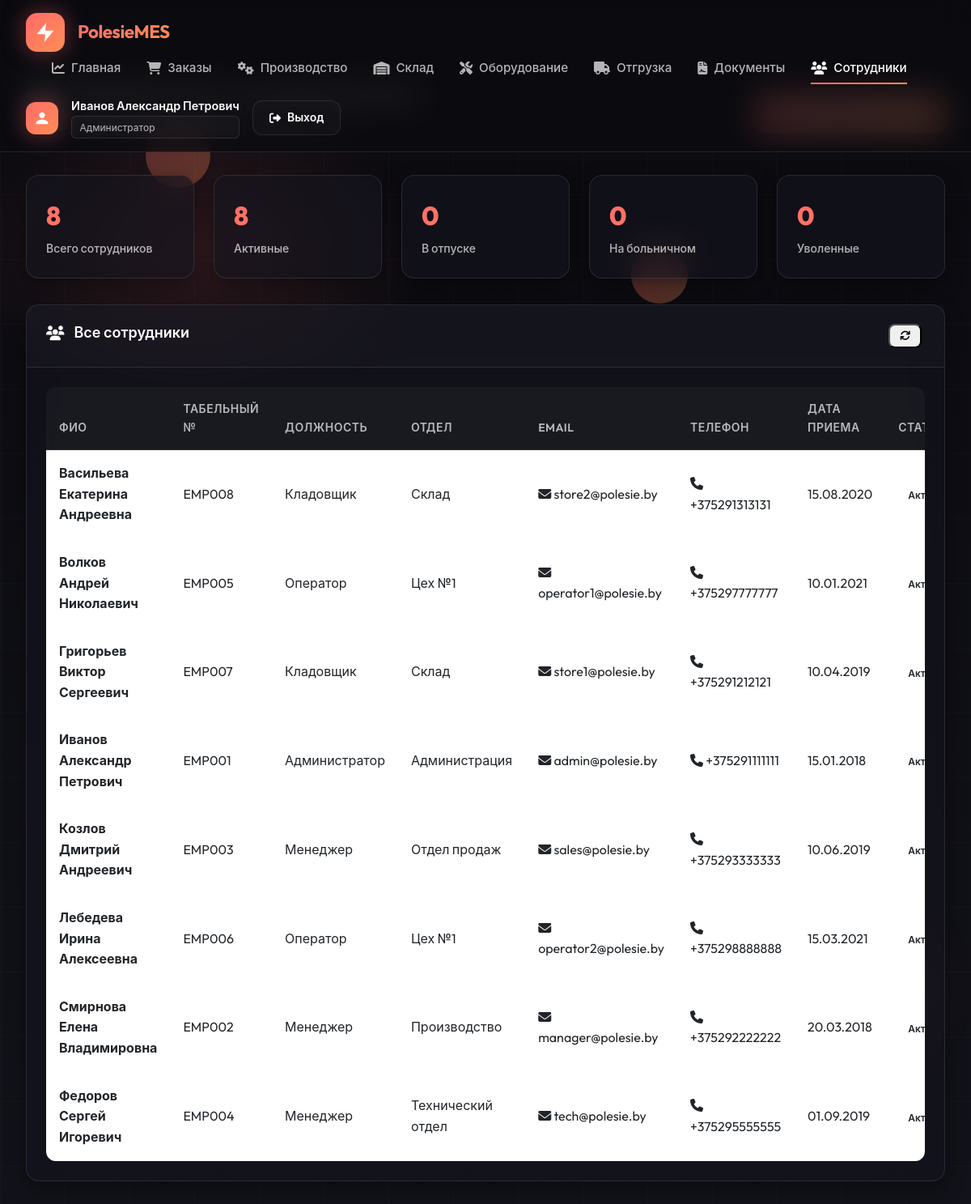
Page /modules/employees/index.php (signed in) on the committed database.
### tables this page shows
CREATE TABLE employees (
    id INT AUTO_INCREMENT PRIMARY KEY,
    employee_code VARCHAR(20) UNIQUE NOT NULL,
    first_name VARCHAR(50) NOT NULL,
    last_name VARCHAR(50) NOT NULL,
    middle_name VARCHAR(50),
    position_id INT,
    email VARCHAR(100),
    phone VARCHAR(20),
    department VARCHAR(100),
    hire_date DATE,
    status ENUM('active', 'vacation', 'sick', 'terminated') DEFAULT 'active',
    created_at TIMESTAMP DEFAULT CURRENT_TIMESTAMP,
    updated_at TIMESTAMP DEFAULT CURRENT_TIMESTAMP ON UPDATE CURRENT_TIMESTAMP,
    FOREIGN KEY (position_id) REFERENCES positions(id)
);

CREATE TABLE positions (
    id INT AUTO_INCREMENT PRIMARY KEY,
    name VARCHAR(100) NOT NULL,
    code VARCHAR(20) UNIQUE,
    description TEXT,
    created_at TIMESTAMP DEFAULT CURRENT_TIMESTAMP
);

### includes/auth_functions.php (called while the page is built, shortened)
<?php
function isLoggedIn() {
    return true;
}
function hasRole($roles) {
    if (is_string($roles)) {
        $roles = [$roles];
    }
    if ($_SESSION['role'] === ROLE_ADMIN) {
        return true;
    }
    return in_array($_SESSION['role'], $roles);
}

### includes/helpers.php (called while the page is built, shortened)
<?php
function getRoleName($role) {
    $roles = [
        'admin' => 'Администратор',
        'manager' => 'Менеджер',
        'technologist' => 'Технолог',
        'operator' => 'Оператор',
        'quality_inspector' => 'Инспектор ОТК',
        'warehouse_keeper' => 'Кладовщик'
    ];
    return $roles[$role] ?? $role;
}
function e($string) {
    return htmlspecialchars($string ?? '', ENT_QUOTES, 'UTF-8');
}

### modules/employees/index.php (the view, shortened to what this page needs)
<?php
require_once __DIR__ . '/../../includes/auth_functions.php';
require_once __DIR__ . '/../../includes/helpers.php';
$db = getDB();
$stmt = $db->query("
    SELECT e.*, p.name as position_name,
           CASE
               WHEN e.status = 'active' THEN 'normal'
               WHEN e.status = 'vacation' THEN 'info'
               WHEN e.status = 'sick' THEN 'warning'
               WHEN e.status = 'terminated' THEN 'critical'
               ELSE 'normal'
           END as status_class
    FROM employees e
    LEFT JOIN positions p ON e.position_id = p.id
    ORDER BY e.last_name ASC, e.first_name ASC
");
$employees = $stmt->fetchAll();
$stmt = $db->query("
    SELECT
        COUNT(*) as total,
        SUM(CASE WHEN status = 'active' THEN 1 ELSE 0 END) as active,
        SUM(CASE WHEN status = 'vacation' THEN 1 ELSE 0 END) as vacation,
        SUM(CASE WHEN status = 'sick' THEN 1 ELSE 0 END) as sick,
        SUM(CASE WHEN status = 'terminated' THEN 1 ELSE 0 END) as `terminated`
    FROM employees
");
$employeeStats = $stmt->fetch();
?>
<!DOCTYPE html>
<html lang="ru">
<head>
    <link href="https://cdn.jsdelivr.net/npm/bootstrap@5.3.0/dist/css/bootstrap.min.css" rel="stylesheet">
    <link href="https://cdnjs.cloudflare.com/ajax/libs/font-awesome/6.4.0/css/all.min.css" rel="stylesheet">
    <link rel="stylesheet" href="<?= APP_URL ?>/assets/css/common-style.css">
</head>
<body>
    <div class="particles-container">
        <div class="particle"></div>
        <div class="particle"></div>
    </div>
    <nav class="navbar" id="navbar">
        <a href="<?= APP_URL ?>" class="nav-brand">
            <div class="brand-logo">
                <svg viewBox="0 0 24 24"><path d="M13 2L3 14h9l-1 8 10-12h-9l1-8z"/></svg>
            </div>
            <span class="brand-name">PolesieMES</span>
        </a>
        <ul class="nav-menu">
            <li>
                <a href="<?= APP_URL ?>/modules/dashboard/index.php" class="nav-link">
                    <i class="fas fa-chart-line"></i>
                    Главная
                </a>
            </li>
            <?php if (hasRole(['admin', 'manager'])): ?>
            <li>
                <a href="<?= APP_URL ?>/modules/orders/index.php" class="nav-link">
                    <i class="fas fa-shopping-cart"></i>
                    Заказы
                </a>
            </li>
            <?php endif; ?>
            <?php if (hasRole(['admin', 'manager', 'technologist', 'operator'])): ?>
            <li>
                <a href="<?= APP_URL ?>/modules/production/index.php" class="nav-link">
                    <i class="fas fa-cogs"></i>
                    Производство
                </a>
            </li>
            <?php endif; ?>
            <?php if (hasRole(['admin', 'manager', 'warehouse_manager'])): ?>
            <li>
                <a href="<?= APP_URL ?>/modules/warehouse/index.php" class="nav-link">
                    <i class="fas fa-warehouse"></i>
                    Склад
                </a>
            </li>
            <?php endif; ?>
            <?php if (hasRole(['admin', 'manager', 'technologist'])): ?>
            <li>
                <a href="<?= APP_URL ?>/modules/equipment/index.php" class="nav-link">
                    <i class="fas fa-tools"></i>
                    Оборудование
                </a>
            </li>
            <?php endif; ?>
            <?php if (hasRole(['admin', 'manager', 'logistician'])): ?>
            <li>
                <a href="<?= APP_URL ?>/modules/shipment/index.php" class="nav-link">
                    <i class="fas fa-truck"></i>
                    Отгрузка
                </a>
            </li>
            <?php endif; ?>
            <?php if (hasRole(['admin', 'manager', 'technologist'])): ?>
            <li>
                <a href="<?= APP_URL ?>/modules/documents/index.php" class="nav-link">
                    <i class="fas fa-file-contract"></i>
                    Документы
                </a>
            </li>
            <?php endif; ?>
            <?php if (hasRole('admin')): ?>
            <li>
                <a href="<?= APP_URL ?>/modules/employees/index.php" class="nav-link active">
                    <i class="fas fa-users"></i>
                    Сотрудники
                </a>
            </li>
            <?php endif; ?>
        </ul>
        <div class="user-menu">
            <div class="user-avatar">
                <svg viewBox="0 0 24 24"><path d="M12 12c2.21 0 4-1.79 4-4s-1.79-4-4-4-4 1.79-4 4 1.79 4 4 4zm0 2c-2.67 0-8 1.34-8 4v2h16v-2c0-2.66-5.33-4-8-4z"/></svg>
            </div>
            <div class="user-info">
                <span class="user-name"><?= e($_SESSION['full_name']) ?></span>
                <span class="user-role"><?= e(getRoleName($_SESSION['role'])) ?></span>
            </div>
            <a href="<?= APP_URL ?>/modules/auth/logout.php" class="btn-logout">
                <i class="fas fa-sign-out-alt"></i>
                Выход
            </a>
        </div>
    </nav>
    <div class="main-content">
        <div class="page-header">
            <div class="page-title">
                <h1><i class="fas fa-users"></i> Управление сотрудниками</h1>
                <p>Контроль персонала, должностей и квалификации</p>
            </div>
            <?php if (hasRole(['admin', 'manager'])): ?>
            <a href="create.php" class="btn-primary-custom">
                <i class="fas fa-plus"></i> Добавить сотрудника
            </a>
            <?php endif; ?>
        </div>
        <div class="stats-grid">
            <div class="stat-card">
                <div class="stat-value"><?= $employeeStats['total'] ?></div>
                <div class="stat-label">Всего сотрудников</div>
            </div>
            <div class="stat-card">
                <div class="stat-value" style="color: var(--success-color);"><?= $employeeStats['active'] ?></div>
                <div class="stat-label">Активные</div>
            </div>
            <div class="stat-card">
                <div class="stat-value" style="color: var(--info-color);"><?= $employeeStats['vacation'] ?></div>
                <div class="stat-label">В отпуске</div>
            </div>
            <div class="stat-card">
                <div class="stat-value" style="color: var(--warning-color);"><?= $employeeStats['sick'] ?></div>
                <div class="stat-label">На больничном</div>
            </div>
            <div class="stat-card">
                <div class="stat-value" style="color: var(--danger-color);"><?= $employeeStats['terminated'] ?></div>
                <div class="stat-label">Уволенные</div>
            </div>
        </div>
        <div class="card">
            <div class="card-header">
                <div class="card-title">
                    <i class="fas fa-users"></i> Все сотрудники
                </div>
                <div>
                    <button class="btn-action" onclick="location.reload()">
                        <i class="fas fa-sync"></i>
                    </button>
                </div>
            </div>
            <div class="card-body">
                <div class="table-responsive">
                    <table class="table">
                        <thead>
                            <tr>
                                <th>ФИО</th>
                                <th>Табельный №</th>
                                <th>Должность</th>
                                <th>Отдел</th>
                                <th>Email</th>
                                <th>Телефон</th>
                                <th>Дата приема</th>
                                <th>Статус</th>
                            </tr>
                        </thead>
                        <tbody>
                            <?php foreach ($employees as $employee): ?>
                            <tr>
                                <td>
                                    <strong><?= e($employee['last_name']) ?> <?= e($employee['first_name']) ?> <?= e($employee['middle_name'] ?? '') ?></strong>
                                </td>
                                <td><?= e($employee['employee_code']) ?></td>
                                <td><?= e($employee['position_name'] ?? '-') ?></td>
                                <td><?= e($employee['department'] ?? '-') ?></td>
                                <td>
                                    <?php if ($employee['email']): ?>
                                        <i class="fas fa-envelope"></i> <?= e($employee['email']) ?>
                                    <?php else: ?>
                                        <span style="color: var(--text-muted);">-</span>
                                    <?php endif; ?>
                                </td>
                                <td>
                                    <?php if ($employee['phone']): ?>
                                        <i class="fas fa-phone"></i> <?= e($employee['phone']) ?>
                                    <?php else: ?>
                                        <span style="color: var(--text-muted);">-</span>
                                    <?php endif; ?>
                                </td>
                                <td><?= date('d.m.Y', strtotime($employee['hire_date'])) ?></td>
                                <td>
                                    <span class="badge-status badge-<?= $employee['status'] ?>">
                                        <?= $employee['status'] == 'active' ? 'Активен' :
                                            ($employee['status'] == 'vacation' ? 'Отпуск' :
                                            ($employee['status'] == 'sick' ? 'Больничный' : 'Уволен')) ?>
                                    </span>
                                </td>
                            </tr>
                            <?php endforeach; ?>
                        </tbody>
                    </table>
                </div>
            </div>
        </div>
    </div>
</body>
</html>

### rows in the picture
employees: last_name "Васильева", first_name "Екатерина", middle_name "Андреевна", employee_code "EMP008", position.name "Кладовщик", department "Склад", email "store2@polesie.by", phone "+375291313131", hire_date "15.08.2020", status "Активен"
employees: last_name "Волков", first_name "Андрей", middle_name "Николаевич", employee_code "EMP005", position.name "Оператор", department "Цех №1", email "operator1@polesie.by", phone "+375297777777", hire_date "10.01.2021", status "Активен"
employees: last_name "Григорьев", first_name "Виктор", middle_name "Сергеевич", employee_code "EMP007", position.name "Кладовщик", department "Склад", email "store1@polesie.by", phone "+375291212121", hire_date "10.04.2019", status "Активен"
employees: last_name "Иванов", first_name "Александр", middle_name "Петрович", employee_code "EMP001", position.name "Администратор", department "Администрация", email "admin@polesie.by", phone "+375291111111", hire_date "15.01.2018", status "Активен"
employees: last_name "Козлов", first_name "Дмитрий", middle_name "Андреевич", employee_code "EMP003", position.name "Менеджер", department "Отдел продаж", email "sales@polesie.by", phone "+375293333333", hire_date "10.06.2019", status "Активен"
employees: last_name "Лебедева", first_name "Ирина", middle_name "Алексеевна", employee_code "EMP006", position.name "Оператор", department "Цех №1", email "operator2@polesie.by", phone "+375298888888", hire_date "15.03.2021", status "Активен"
employees: last_name "Смирнова", first_name "Елена", middle_name "Владимировна", employee_code "EMP002", position.name "Менеджер", department "Производство", email "manager@polesie.by", phone "+375292222222", hire_date "20.03.2018", status "Активен"
employees: last_name "Федоров", first_name "Сергей", middle_name "Игоревич", employee_code "EMP004", position.name "Менеджер", department "Технический отдел", email "tech@polesie.by", phone "+375295555555", hire_date "01.09.2019", status "Активен"

### other values in the picture
$_SESSION['full_name'] "Иванов Александр Петрович"
getRoleName($_SESSION['role']) "Администратор"
$employeeStats['total'] "8"
$employeeStats['active'] "8"
$employeeStats['vacation'] "0"
$employeeStats['sick'] "0"
$employeeStats['terminated'] "0"
